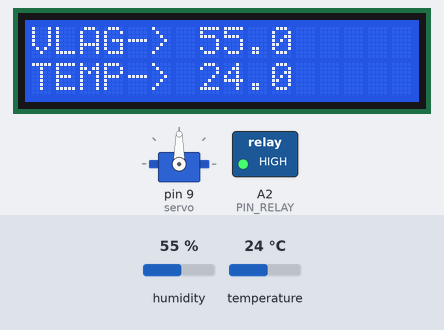
The sketch below on a simulated Arduino Uno, built with avr-gcc and run on an emulated ATmega328P. On the bench: servo, 16×2 character LCD, switched loads named in the sketch (green lamp = pin HIGH). Inputs (shaded band) come from the test bench; at power-on: temperature 24 °C, humidity 55 %. What the sketch prints to the serial monitor is not drawn.

Above: at 3.7 s.
3.8 s: temperature set to 29 °C
At 7.3 s:
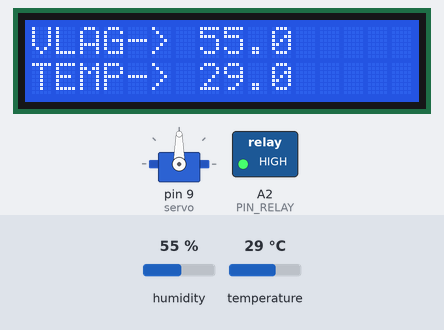
8.1 s: temperature set to 32 °C
At 10.1 s:
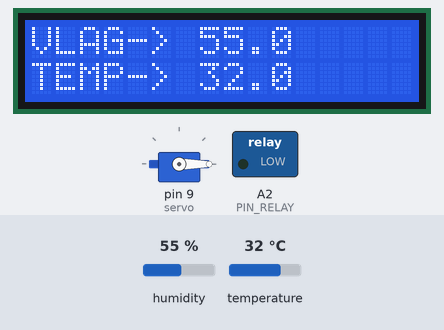
12.4 s: humidity set to 22 %
At 15.7 s:
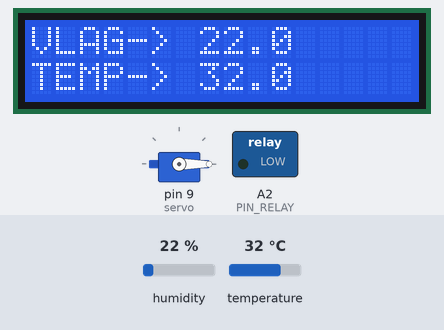
16.8 s: humidity set to 40 %
At 19.6 s:
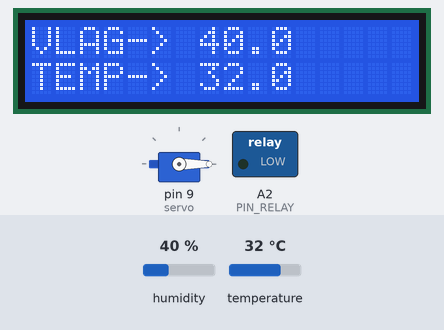
Timing chart, 0 to 21.1 s (numbered marks = the images above; inputs shaded):
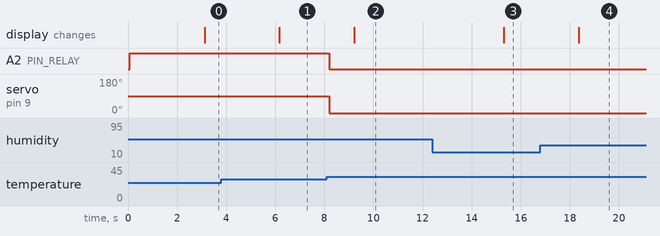

The sketch:

sketch_temp_displ_serv_ROBOFINIST2023.ino
```cpp
#include <Wire.h>
#include <LiquidCrystal_I2C.h>
#include "DHT.h"
#include <Servo.h>
#define DHTPIN A0 // к какому пину будет подключен сигнальный выход датчика
#define DHTTYPE DHT11 // DHT 11
#define PIN_RELAY A2
//инициализация датчика
DHT dht(DHTPIN, DHTTYPE);
Servo servo;
byte degree[8] = // кодируем символ градуса
{
B00111,
B00101,
B00111,
B00000,
B00000,
B00000,
B00000,
};
LiquidCrystal_I2C lcd(0x27,16,2); // Задаем адрес и размерность дисплея
void setup()
{
  servo.attach(9);
lcd.init(); // Инициализация lcd
lcd.backlight(); // Включаем подсветку
lcd.createChar(1, degree); // Создаем символ под номером 1
Serial.begin(9600);
pinMode(PIN_RELAY,OUTPUT);
digitalWrite(PIN_RELAY,HIGH);
dht.begin();
}
void loop() {
// Добавляем паузы в несколько секунд между измерениями
delay(2000);
float h = dht.readHumidity();
float t = dht.readTemperature();
float f = dht.readTemperature(true);
  Serial.print("Humidity: ");
  Serial.println(h);
  Serial.print("Temperature: ");
  Serial.println(t);
  if (t > 30) servo.write(0);
  else servo.write(90);
 if (t > 30) digitalWrite(PIN_RELAY,LOW);
 else  digitalWrite(PIN_RELAY,HIGH);
  delay(1000); //ждем 2 секунды
lcd.setCursor(0, 0); // Устанавливаем курсор в начало 1 строки
lcd.print("VLAG->"); // Выводим текст
lcd.setCursor(7, 0); // Устанавливаем курсор на 7 символ
lcd.print(h, 1); // Выводим на экран значение влажности
lcd.setCursor(0, 1); // Устанавливаем курсор в начало 2 строки
lcd.print("TEMP->"); // Выводим текст, \1 - значок градуса
lcd.setCursor(7, 1); // Устанавливаем курсор на 7 символ
lcd.print(t,1); // Выводим значение температуры
}
```

Measured:
- the behaviour switches between 30 and 31 °C on temperature (found by bisection; images 1 and 2)
- after the input at 3.8 s, the display: changes after 2.4 s (image 1)
- after the input at 8.1 s, A2 (PIN_RELAY): HIGH → LOW after 0.09 s; servo on pin 9 (servo): 90° → 0° after 0.09 s; the display: changes after 1.1 s (image 2)
- after the input at 12.4 s, the display: changes after 2.9 s (image 3)
- after the input at 16.8 s, the display: changes after 1.6 s (image 4)
